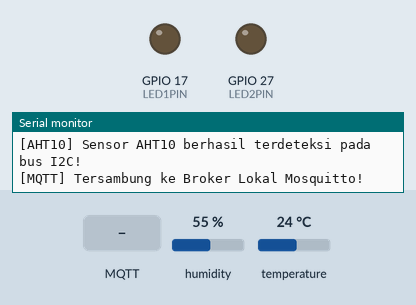
Recording of a program running on a simulated ESP32. Parts: output pins drawn as LEDs (lit = HIGH), the last lines printed to the serial monitor. The inputs (shaded band) are chosen by the test bench; at power-on: humidity 55 %, temperature 24 °C. No MQTT or app messages arrive unless stated.

Above: at 2.3 s.
2.4 s: MQTT message "1" arrives on the first subscribed topic
At 3.1 s:
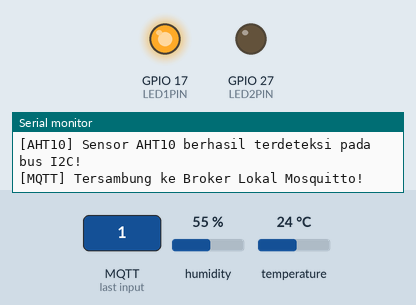
3.9 s: MQTT message "1" arrives on the second subscribed topic
At 4.3 s:
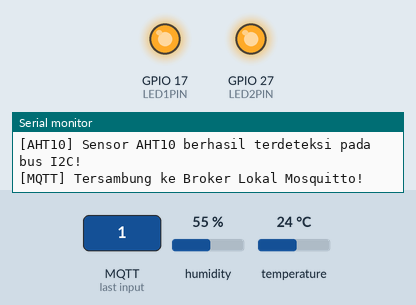
5.4 s: MQTT message "0" arrives on the first subscribed topic
At 6.6 s:
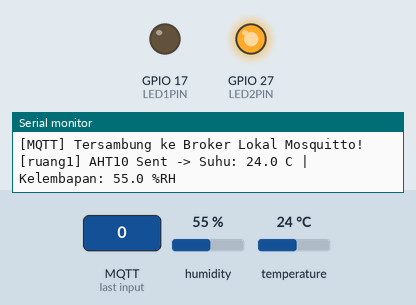
6.9 s: MQTT message "0" arrives on the second subscribed topic
At 7.7 s:
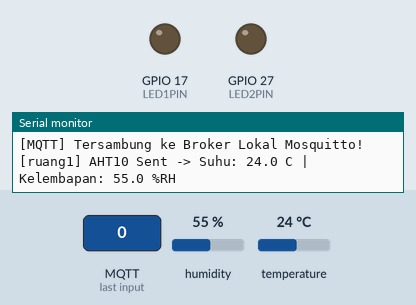
Timing chart, 0 to 9.4 s (numbered marks = the images above; inputs shaded):
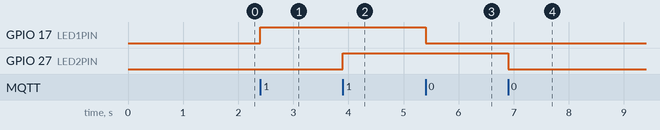

The program:

main.cpp
```cpp
#include <WiFi.h>
#include <Wire.h>
#include <Adafruit_AHTX0.h>
#include <EspMQTTClient.h>
// --- KONFIGURASI IDENTITAS KELOMPOK & RUANGAN ---
const char *KELOMPOK = "klpX"; // Ganti sesuai nomor kelompok
const char *ROOM = "ruang1";   // Ruang 1 memakai sensor AHT10 (I2C)
// --- PIN AKTUATOR LED & SENSOR AHT10 ---
#define LED1PIN 17
#define LED2PIN 27
#define I2C_SDA 19
#define I2C_SCL 22
Adafruit_AHTX0 aht;
bool ahtReady = false;
// --- KONFIGURASI WI-FI & BROKER LOKAL MOSQUITTO ---
EspMQTTClient client(
    "SSD_WIFI",      // Ganti dengan SSID Wi-Fi / Hotspot
    "PASWORD_WIFI",  // Ganti dengan Password Wi-Fi
    "IP_BROKER",     // Ganti dengan IPv4 Laptop Broker Mosquitto
    "USERNAME_MQTT", // Username MQTT (kosongkan atau isi sesuai konfigurasi broker)
    "PASWORD_MQTT",  // Password MQTT (kosongkan atau isi sesuai konfigurasi broker)
    "Client_ID",     // Client ID di-set di setup(), TIAP DEVICE DAN WEB HARUS UNIK, contoh: "esp32-klp4-ruang1"
    1883);           // Port default Mosquitto = 1883
String topicTemp, topicHum, topicLamp1, topicLamp2, topicStatus;
String topicLamp1State, topicLamp2State;
char clientIdBuffer[32];
unsigned long lastSend = 0;
void setup()
{
  Serial.begin(115200);
  pinMode(LED1PIN, OUTPUT);
  pinMode(LED2PIN, OUTPUT);
  digitalWrite(LED1PIN, LOW);
  digitalWrite(LED2PIN, LOW);
  // Inisialisasi I2C dan sensor AHT10
  Wire.begin(I2C_SDA, I2C_SCL);
  if (aht.begin())
  {
    ahtReady = true;
    Serial.println("[AHT10] Sensor AHT10 berhasil terdeteksi pada bus I2C!");
  }
  else
  {
    Serial.println("[AHT10] Gagal mendeteksi AHT10! Periksa kabel SDA(21) & SCL(22).");
  }
  // Pembentukan topik dinamis sesuai spesifikasi wajib + Nilai Tambah
  String prefix = String("pens/") + KELOMPOK + "/" + ROOM + "/";
  topicTemp = prefix + "temperature";
  topicHum = prefix + "humidity";
  topicLamp1 = prefix + "lamp1";
  topicLamp2 = prefix + "lamp2";
  topicStatus = prefix + "status";
  topicLamp1State = prefix + "lamp1/state";
  topicLamp2State = prefix + "lamp2/state";
  snprintf(clientIdBuffer, sizeof(clientIdBuffer), "esp32-%s-%s", KELOMPOK, ROOM);
  client.setMqttClientName(clientIdBuffer);
  // Set Keep-Alive 10 detik & Last Will and Testament (LWT)
  client.setKeepAlive(10);
  client.enableLastWillMessage(topicStatus.c_str(), "offline", true);
  client.enableDebuggingMessages();
}
void onConnectionEstablished()
{
  Serial.println("[MQTT] Tersambung ke Broker Lokal Mosquitto!");
  // 1. Publish status online (Retained = true) & state awal lampu
  client.publish(topicStatus, "online", true);
  client.publish(topicLamp1State, digitalRead(LED1PIN) ? "1" : "0", true);
  client.publish(topicLamp2State, digitalRead(LED2PIN) ? "1" : "0", true);
  // 2. Subscribe kontrol Lampu 1 + Kirim balik State Feedback (Nilai Tambah)
  client.subscribe(topicLamp1, [](const String &payload)
                   {
if (payload == "1") {
digitalWrite(LED1PIN, HIGH);
client.publish(topicLamp1State, "1", true);
} else if (payload == "0") {
digitalWrite(LED1PIN, LOW);
client.publish(topicLamp1State, "0", true);
} });
  // 3. Subscribe kontrol Lampu 2 + Kirim balik State Feedback (Nilai Tambah)
  client.subscribe(topicLamp2, [](const String &payload)
                   {
if (payload == "1") {
digitalWrite(LED2PIN, HIGH);
client.publish(topicLamp2State, "1", true);
} else if (payload == "0") {
digitalWrite(LED2PIN, LOW);
client.publish(topicLamp2State, "0", true);
} });
}
void loop()
{
  client.loop(); // Wajib dipanggil terus-menerus tanpa delay() panjang
  if (millis() - lastSend >= 5000)
  {
    lastSend = millis();
    if (!ahtReady)
    {
      ahtReady = aht.begin();
      return;
    }
    sensors_event_t humidityEvent, tempEvent;
    aht.getEvent(&humidityEvent, &tempEvent);
    float t = tempEvent.temperature;
    float h = humidityEvent.relative_humidity;
    if (isnan(t) || isnan(h))
    {
      Serial.println("[AHT10] Pembacaan sensor gagal (NaN)!");
      return;
    }
    client.publish(topicTemp, String(t, 1));
    client.publish(topicHum, String(h, 1));
    Serial.printf("[%s] AHT10 Sent -> Suhu: %.1f C | Kelembapan: %.1f %%RH\n", ROOM, t, h);
  }
}
```

Measured:
- after the input at 2.4 s, GPIO 17 (LED1PIN): LOW → HIGH at once
- after the input at 3.9 s, GPIO 27 (LED2PIN): LOW → HIGH at once
- after the input at 5.4 s, GPIO 17 (LED1PIN): HIGH → LOW at once
- after the input at 6.9 s, GPIO 27 (LED2PIN): HIGH → LOW at once
